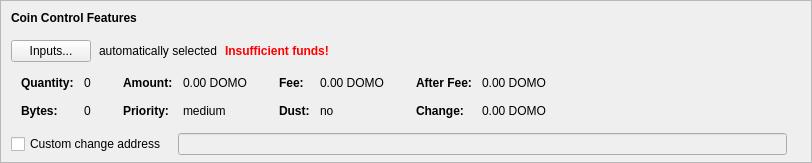
    <widget class="QFrame" name="frameCoinControl">
     <property name="sizePolicy">
      <sizepolicy hsizetype="Expanding" vsizetype="Expanding">
       <horstretch>0</horstretch>
       <verstretch>0</verstretch>
      </sizepolicy>
     </property>
     <property name="maximumSize">
      <size>
       <width>16777215</width>
       <height>16777215</height>
      </size>
     </property>
     <property name="frameShape">
      <enum>QFrame::StyledPanel</enum>
     </property>
     <property name="frameShadow">
      <enum>QFrame::Sunken</enum>
     </property>
     <layout class="QVBoxLayout" name="verticalLayoutCoinControl2">
      <property name="spacing">
       <number>0</number>
      </property>
      <property name="leftMargin">
       <number>0</number>
      </property>
      <property name="topMargin">
       <number>0</number>
      </property>
      <property name="rightMargin">
       <number>0</number>
      </property>
      <property name="bottomMargin">
       <number>6</number>
      </property>
      <item>
       <layout class="QVBoxLayout" name="verticalLayoutCoinControl" stretch="0,0,0,0,1">
        <property name="spacing">
         <number>0</number>
        </property>
        <property name="leftMargin">
         <number>10</number>
        </property>
        <property name="topMargin">
         <number>10</number>
        </property>
        <item>
         <layout class="QHBoxLayout" name="horizontalLayoutCoinControl1">
          <property name="bottomMargin">
           <number>15</number>
          </property>
          <item>
           <widget class="QLabel" name="labelCoinControlFeatures">
            <property name="sizePolicy">
             <sizepolicy hsizetype="Preferred" vsizetype="Maximum">
              <horstretch>0</horstretch>
              <verstretch>0</verstretch>
             </sizepolicy>
            </property>
            <property name="font">
             <font>
              <weight>75</weight>
              <bold>true</bold>
             </font>
            </property>
            <property name="styleSheet">
             <string notr="true">font-weight:bold;</string>
            </property>
            <property name="text">
             <string>Coin Control Features</string>
            </property>
           </widget>
          </item>
         </layout>
        </item>
        <item>
         <layout class="QHBoxLayout" name="horizontalLayoutCoinControl2" stretch="0,0,0,0">
          <property name="spacing">
           <number>8</number>
          </property>
          <property name="bottomMargin">
           <number>10</number>
          </property>
          <item>
           <widget class="QPushButton" name="pushButtonCoinControl">
            <property name="styleSheet">
             <string notr="true"/>
            </property>
            <property name="text">
             <string>Inputs...</string>
            </property>
            <property name="autoDefault">
             <bool>false</bool>
            </property>
           </widget>
          </item>
          <item>
           <widget class="QLabel" name="labelCoinControlAutomaticallySelected">
            <property name="text">
             <string>automatically selected</string>
            </property>
            <property name="margin">
             <number>5</number>
            </property>
           </widget>
          </item>
          <item>
           <widget class="QLabel" name="labelCoinControlInsuffFunds">
            <property name="font">
             <font>
              <weight>75</weight>
              <bold>true</bold>
             </font>
            </property>
            <property name="styleSheet">
             <string notr="true">color:red;font-weight:bold;</string>
            </property>
            <property name="text">
             <string>Insufficient funds!</string>
            </property>
            <property name="margin">
             <number>5</number>
            </property>
           </widget>
          </item>
          <item>
           <spacer name="horizontalSpacerCoinControl">
            <property name="orientation">
             <enum>Qt::Horizontal</enum>
            </property>
            <property name="sizeHint" stdset="0">
             <size>
              <width>40</width>
              <height>1</height>
             </size>
            </property>
           </spacer>
          </item>
         </layout>
        </item>
        <item>
         <widget class="QWidget" name="widgetCoinControl" native="true">
          <property name="sizePolicy">
           <sizepolicy hsizetype="Preferred" vsizetype="Preferred">
            <horstretch>0</horstretch>
            <verstretch>0</verstretch>
           </sizepolicy>
          </property>
          <property name="minimumSize">
           <size>
            <width>0</width>
            <height>0</height>
           </size>
          </property>
          <property name="styleSheet">
           <string notr="true"/>
          </property>
          <layout class="QHBoxLayout" name="horizontalLayoutCoinControl5">
           <property name="leftMargin">
            <number>0</number>
           </property>
           <property name="topMargin">
            <number>0</number>
           </property>
           <property name="rightMargin">
            <number>0</number>
           </property>
           <property name="bottomMargin">
            <number>0</number>
           </property>
           <item>
            <layout class="QHBoxLayout" name="horizontalLayoutCoinControl3" stretch="0,0,0,1">
             <property name="spacing">
              <number>20</number>
             </property>
             <property name="topMargin">
              <number>0</number>
             </property>
             <property name="bottomMargin">
              <number>10</number>
             </property>
             <item>
              <layout class="QFormLayout" name="formLayoutCoinControl1">
               <property name="horizontalSpacing">
                <number>10</number>
               </property>
               <property name="verticalSpacing">
                <number>14</number>
               </property>
               <property name="leftMargin">
                <number>10</number>
               </property>
               <property name="topMargin">
                <number>4</number>
               </property>
               <property name="rightMargin">
                <number>6</number>
               </property>
               <item row="0" column="0">
                <widget class="QLabel" name="labelCoinControlQuantityText">
                 <property name="font">
                  <font>
                   <weight>75</weight>
                   <bold>true</bold>
                  </font>
                 </property>
                 <property name="text">
                  <string>Quantity:</string>
                 </property>
                 <property name="margin">
                  <number>0</number>
                 </property>
                </widget>
               </item>
               <item row="0" column="1">
                <widget class="QLabel" name="labelCoinControlQuantity">
                 <property name="cursor">
                  <cursorShape>IBeamCursor</cursorShape>
                 </property>
                 <property name="contextMenuPolicy">
                  <enum>Qt::ActionsContextMenu</enum>
                 </property>
                 <property name="text">
                  <string notr="true">0</string>
                 </property>
                 <property name="margin">
                  <number>0</number>
                 </property>
                 <property name="textInteractionFlags">
                  <set>Qt::LinksAccessibleByMouse|Qt::TextSelectableByKeyboard|Qt::TextSelectableByMouse</set>
                 </property>
                </widget>
               </item>
               <item row="1" column="0">
                <widget class="QLabel" name="labelCoinControlBytesText">
                 <property name="font">
                  <font>
                   <weight>75</weight>
                   <bold>true</bold>
                  </font>
                 </property>
                 <property name="text">
                  <string>Bytes:</string>
                 </property>
                </widget>
               </item>
               <item row="1" column="1">
                <widget class="QLabel" name="labelCoinControlBytes">
                 <property name="cursor">
                  <cursorShape>IBeamCursor</cursorShape>
                 </property>
                 <property name="contextMenuPolicy">
                  <enum>Qt::ActionsContextMenu</enum>
                 </property>
                 <property name="text">
                  <string notr="true">0</string>
                 </property>
                 <property name="textInteractionFlags">
                  <set>Qt::LinksAccessibleByMouse|Qt::TextSelectableByKeyboard|Qt::TextSelectableByMouse</set>
                 </property>
                </widget>
               </item>
              </layout>
             </item>
             <item>
              <layout class="QFormLayout" name="formLayoutCoinControl2">
               <property name="horizontalSpacing">
                <number>10</number>
               </property>
               <property name="verticalSpacing">
                <number>14</number>
               </property>
               <property name="leftMargin">
                <number>6</number>
               </property>
               <property name="topMargin">
                <number>4</number>
               </property>
               <property name="rightMargin">
                <number>6</number>
               </property>
               <item row="0" column="0">
                <widget class="QLabel" name="labelCoinControlAmountText">
                 <property name="font">
                  <font>
                   <weight>75</weight>
                   <bold>true</bold>
                  </font>
                 </property>
                 <property name="text">
                  <string>Amount:</string>
                 </property>
                 <property name="margin">
                  <number>0</number>
                 </property>
                </widget>
               </item>
               <item row="0" column="1">
                <widget class="QLabel" name="labelCoinControlAmount">
                 <property name="cursor">
                  <cursorShape>IBeamCursor</cursorShape>
                 </property>
                 <property name="contextMenuPolicy">
                  <enum>Qt::ActionsContextMenu</enum>
                 </property>
                 <property name="text">
                  <string notr="true">0.00 DOMO</string>
                 </property>
                 <property name="textInteractionFlags">
                  <set>Qt::LinksAccessibleByMouse|Qt::TextSelectableByKeyboard|Qt::TextSelectableByMouse</set>
                 </property>
                </widget>
               </item>
               <item row="1" column="0">
                <widget class="QLabel" name="labelCoinControlPriorityText">
                 <property name="font">
                  <font>
                   <weight>75</weight>
                   <bold>true</bold>
                  </font>
                 </property>
                 <property name="text">
                  <string>Priority:</string>
                 </property>
                </widget>
               </item>
               <item row="1" column="1">
                <widget class="QLabel" name="labelCoinControlPriority">
                 <property name="cursor">
                  <cursorShape>IBeamCursor</cursorShape>
                 </property>
                 <property name="contextMenuPolicy">
                  <enum>Qt::ActionsContextMenu</enum>
                 </property>
                 <property name="text">
                  <string notr="true">medium</string>
                 </property>
                 <property name="textInteractionFlags">
                  <set>Qt::LinksAccessibleByMouse|Qt::TextSelectableByKeyboard|Qt::TextSelectableByMouse</set>
                 </property>
                </widget>
               </item>
              </layout>
             </item>
             <item>
              <layout class="QFormLayout" name="formLayoutCoinControl3">
               <property name="horizontalSpacing">
                <number>10</number>
               </property>
               <property name="verticalSpacing">
                <number>14</number>
               </property>
               <property name="leftMargin">
                <number>6</number>
               </property>
               <property name="topMargin">
                <number>4</number>
               </property>
               <property name="rightMargin">
                <number>6</number>
               </property>
               <item row="0" column="0">
                <widget class="QLabel" name="labelCoinControlFeeText">
                 <property name="font">
                  <font>
                   <weight>75</weight>
                   <bold>true</bold>
                  </font>
                 </property>
                 <property name="text">
                  <string>Fee:</string>
                 </property>
                 <property name="margin">
                  <number>0</number>
                 </property>
                </widget>
               </item>
               <item row="0" column="1">
                <widget class="QLabel" name="labelCoinControlFee">
                 <property name="cursor">
                  <cursorShape>IBeamCursor</cursorShape>
                 </property>
                 <property name="contextMenuPolicy">
                  <enum>Qt::ActionsContextMenu</enum>
                 </property>
                 <property name="text">
                  <string notr="true">0.00 DOMO</string>
                 </property>
                 <property name="textInteractionFlags">
                  <set>Qt::LinksAccessibleByMouse|Qt::TextSelectableByKeyboard|Qt::TextSelectableByMouse</set>
                 </property>
                </widget>
               </item>
               <item row="1" column="0">
                <widget class="QLabel" name="labelCoinControlLowOutputText">
                 <property name="font">
                  <font>
                   <weight>75</weight>
                   <bold>true</bold>
                  </font>
                 </property>
                 <property name="text">
                  <string>Dust:</string>
                 </property>
                </widget>
               </item>
               <item row="1" column="1">
                <widget class="QLabel" name="labelCoinControlLowOutput">
                 <property name="cursor">
                  <cursorShape>IBeamCursor</cursorShape>
                 </property>
                 <property name="contextMenuPolicy">
                  <enum>Qt::ActionsContextMenu</enum>
                 </property>
                 <property name="text">
                  <string notr="true">no</string>
                 </property>
                 <property name="textInteractionFlags">
                  <set>Qt::LinksAccessibleByMouse|Qt::TextSelectableByKeyboard|Qt::TextSelectableByMouse</set>
                 </property>
                </widget>
               </item>
              </layout>
             </item>
             <item>
              <layout class="QFormLayout" name="formLayoutCoinControl4">
               <property name="horizontalSpacing">
                <number>10</number>
               </property>
               <property name="verticalSpacing">
                <number>14</number>
               </property>
               <property name="leftMargin">
                <number>6</number>
               </property>
               <property name="topMargin">
                <number>4</number>
               </property>
               <property name="rightMargin">
                <number>6</number>
               </property>
               <item row="0" column="0">
                <widget class="QLabel" name="labelCoinControlAfterFeeText">
                 <property name="font">
                  <font>
                   <weight>75</weight>
                   <bold>true</bold>
                  </font>
                 </property>
                 <property name="text">
                  <string>After Fee:</string>
                 </property>
                 <property name="margin">
                  <number>0</number>
                 </property>
                </widget>
               </item>
               <item row="0" column="1">
                <widget class="QLabel" name="labelCoinControlAfterFee">
                 <property name="cursor">
                  <cursorShape>IBeamCursor</cursorShape>
                 </property>
                 <property name="contextMenuPolicy">
                  <enum>Qt::ActionsContextMenu</enum>
                 </property>
                 <property name="text">
                  <string notr="true">0.00 DOMO</string>
                 </property>
                 <property name="textInteractionFlags">
                  <set>Qt::LinksAccessibleByMouse|Qt::TextSelectableByKeyboard|Qt::TextSelectableByMouse</set>
                 </property>
                </widget>
               </item>
               <item row="1" column="0">
                <widget class="QLabel" name="labelCoinControlChangeText">
                 <property name="font">
                  <font>
                   <weight>75</weight>
                   <bold>true</bold>
                  </font>
                 </property>
                 <property name="text">
                  <string>Change:</string>
                 </property>
                </widget>
               </item>
               <item row="1" column="1">
                <widget class="QLabel" name="labelCoinControlChange">
                 <property name="cursor">
                  <cursorShape>IBeamCursor</cursorShape>
                 </property>
                 <property name="contextMenuPolicy">
                  <enum>Qt::ActionsContextMenu</enum>
                 </property>
                 <property name="text">
                  <string notr="true">0.00 DOMO</string>
                 </property>
                 <property name="textInteractionFlags">
                  <set>Qt::LinksAccessibleByMouse|Qt::TextSelectableByKeyboard|Qt::TextSelectableByMouse</set>
                 </property>
                </widget>
               </item>
              </layout>
             </item>
            </layout>
           </item>
          </layout>
         </widget>
        </item>
        <item>
         <layout class="QHBoxLayout" name="horizontalLayoutCoinControl4" stretch="0,0,0">
          <property name="spacing">
           <number>12</number>
          </property>
          <property name="sizeConstraint">
           <enum>QLayout::SetDefaultConstraint</enum>
          </property>
          <property name="topMargin">
           <number>5</number>
          </property>
          <property name="rightMargin">
           <number>5</number>
          </property>
          <item>
           <widget class="QCheckBox" name="checkBoxCoinControlChange">
            <property name="toolTip">
             <string>If this is activated, but the change address is empty or invalid, change will be sent to a newly generated address.</string>
            </property>
            <property name="text">
             <string>Custom change address</string>
            </property>
           </widget>
          </item>
          <item>
           <widget class="QValidatedLineEdit" name="lineEditCoinControlChange">
            <property name="enabled">
             <bool>false</bool>
            </property>
            <property name="sizePolicy">
             <sizepolicy hsizetype="Expanding" vsizetype="Fixed">
              <horstretch>0</horstretch>
              <verstretch>0</verstretch>
             </sizepolicy>
            </property>
           </widget>
          </item>
          <item>
           <widget class="QLabel" name="labelCoinControlChangeLabel">
            <property name="sizePolicy">
             <sizepolicy hsizetype="Preferred" vsizetype="Expanding">
              <horstretch>0</horstretch>
              <verstretch>0</verstretch>
             </sizepolicy>
            </property>
            <property name="minimumSize">
             <size>
              <width>0</width>
              <height>0</height>
             </size>
            </property>
            <property name="text">
             <string/>
            </property>
            <property name="margin">
             <number>3</number>
            </property>
           </widget>
          </item>
         </layout>
        </item>
        <item>
         <spacer name="verticalSpacerCoinControl">
          <property name="orientation">
           <enum>Qt::Vertical</enum>
          </property>
          <property name="sizeHint" stdset="0">
           <size>
            <width>800</width>
            <height>1</height>
           </size>
          </property>
         </spacer>
        </item>
       </layout>
      </item>
     </layout>
    </widget>
